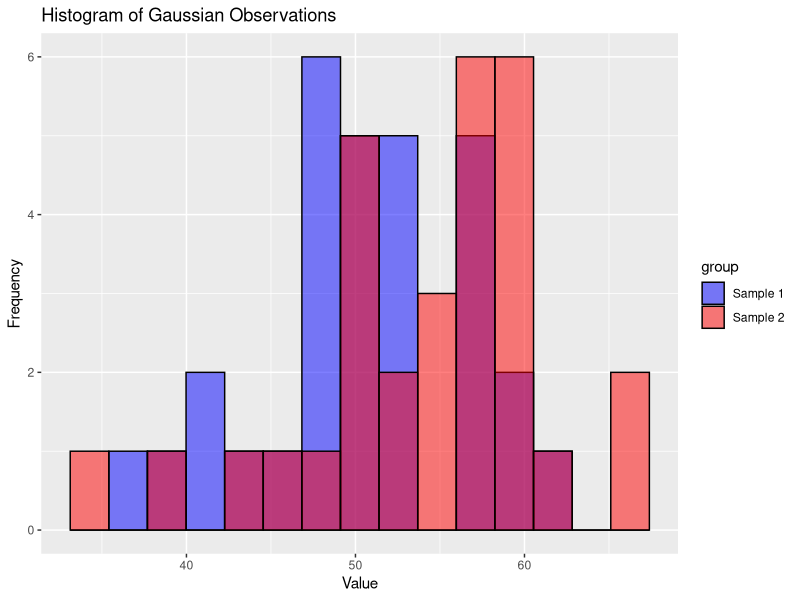
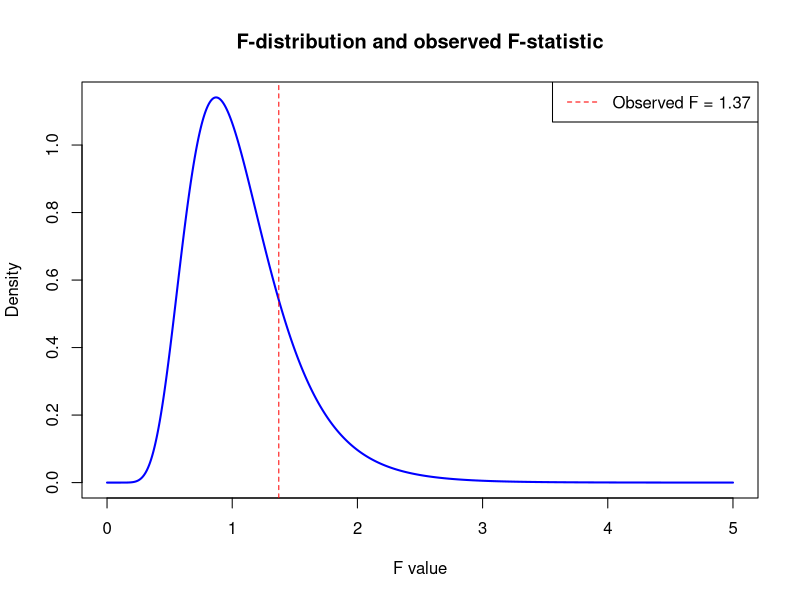

Write R code to recreate these figures, in order.
# Import libraries
library(ggplot2)

# Set random seed
set.seed(42)

# Fisher test
cat("\nFisher test:\nCompare sample variances of two independent groups\n")

# Simulate two sets of Gaussian observations
sample1 <- rnorm(30, mean = 50, sd = 5)
sample2 <- rnorm(30, mean = 55, sd = 7)

# Plot observations as histograms
data <- data.frame(value = c(sample1, sample2), group = rep(c("Sample 1", "Sample 2"), each = 30))
ggplot(data, aes(x = value, fill = group)) +
  geom_histogram(alpha = 0.5, position = "identity", bins = 15, color = "black") +
  labs(title = "Histogram of Gaussian Observations", x = "Value", y = "Frequency") +
  scale_fill_manual(values = c("blue", "red"))

# Calculate variances of the two samples
var1 <- var(sample1)
var2 <- var(sample2)

# Degrees of freedom for each sample
df1 <- length(sample1) - 1
df2 <- length(sample2) - 1

# Calculate F-statistic and p-value manually
F_stat_manual <- ifelse(var1 > var2, var1 / var2, var2 / var1)
p_value_manual <- 2 * (1 - pf(F_stat_manual, df1, df2))
cat(sprintf("\nManual calculation:\nF-statistic = %.4f\n", F_stat_manual))
cat(sprintf("p-value = %.4f\n", p_value_manual))

# Plot the F-distribution
x <- seq(0, 5, length.out = 1000)  # Range of F-values for plotting
f_dist <- df(x, df1, df2)  # F-distribution density function

# Plot F-distribution
plot(x, f_dist, type = "l", col = "blue", lwd = 2, 
     xlab = "F value", ylab = "Density", main = "F-distribution and observed F-statistic")
abline(v = F_stat_manual, col = "red", lty = 2)
legend("topright", legend = paste("Observed F =", round(F_stat_manual, 2)), 
       col = "red", lty = 2)

# Interpret result (significance level 0.05)
alpha <- 0.05
if (p_value_manual < alpha) {
  cat("Reject H0: Samples come from different distributions.\n")
} else {
  cat("Accept H0: Samples come from the same distribution.\n")
}
